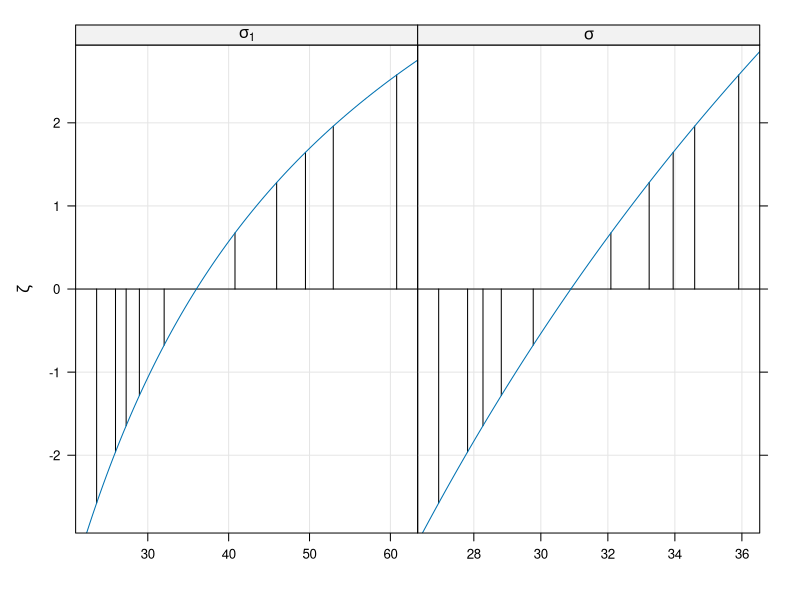
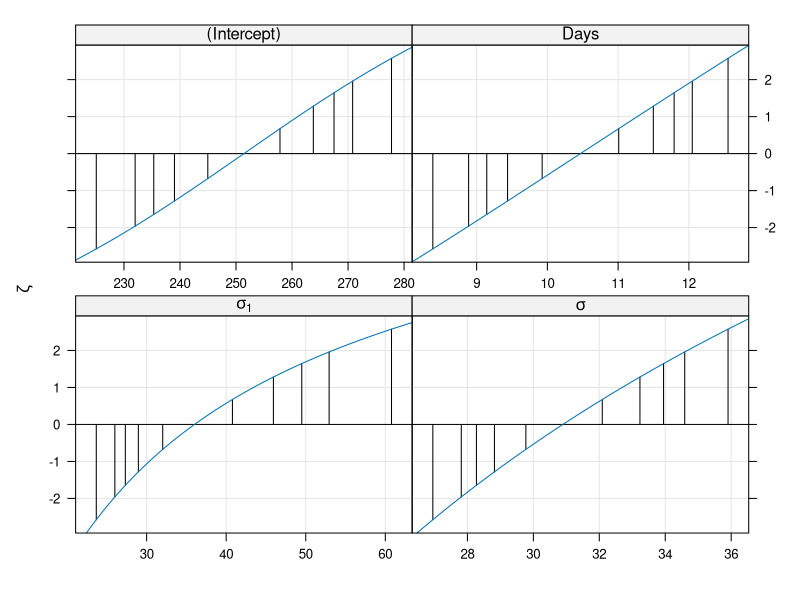
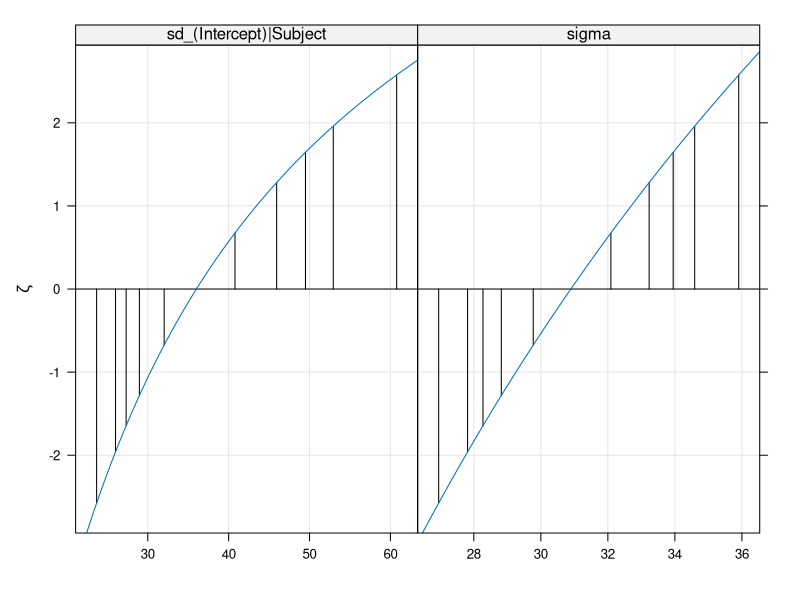

Reproduce these figures in R, in order.
## ---- chunk 1
library(lme4)
library(lattice)
m0 <- lmer(Reaction ~ Days + (1|Subject), sleepstudy)
pp <- profile(m0, "theta_")
xyplot(pp) ## labels??
pp_all <- profile(m0)
xyplot(pp_all) ## labels??
## ---- chunk 2
pp1 <- profile(m0, "theta_", signames = FALSE)
xyplot(pp1)
(logProf(pp1))
